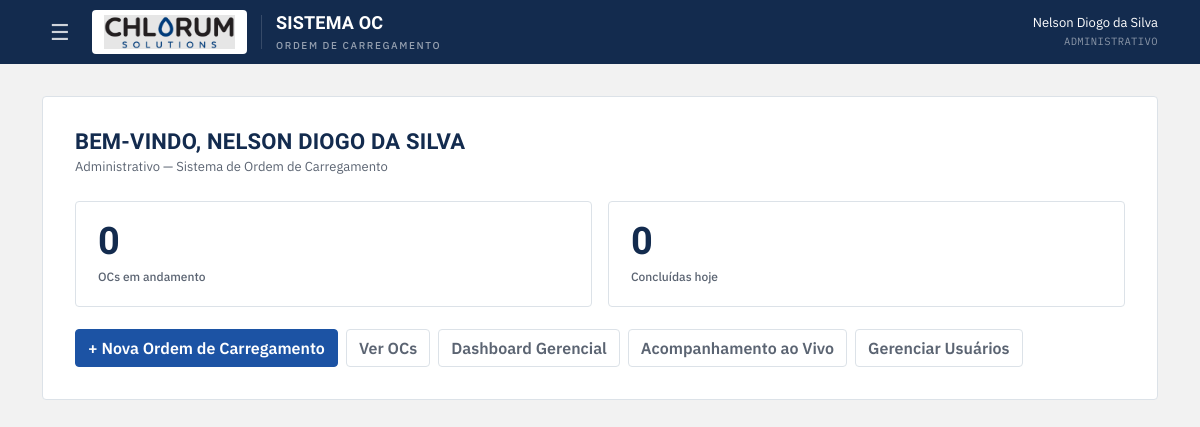
Page /dashboard (signed in) on the committed database.
### models.py (models this page shows)
class User(db.Model, UserMixin):
    id       = db.Column(db.Integer, primary_key=True)
    nome     = db.Column(db.String(100), nullable=False)
    email    = db.Column(db.String(100), unique=True, nullable=False)
    senha    = db.Column(db.String(200), nullable=False)
    area     = db.Column(db.String(50))
    is_admin = db.Column(db.Boolean, default=False, nullable=False)

### blueprints/auth.py (the view)
@bp.route('/dashboard')
@login_required
def dashboard():
    from datetime import datetime
    from models import OrdemCarregamento
    from helpers import _pendencias_usuario
    em_andamento = OrdemCarregamento.query.filter_by(
        status='em_andamento', excluida=False).count()
    pendencias = _pendencias_usuario()
    hoje = datetime.utcnow().date()
    concluidas_hoje = 0
    for oc in OrdemCarregamento.query.filter_by(status='concluida', excluida=False).all():
        e120 = next((e for e in oc.etapas if e.codigo_etapa == '120'), None)
        if e120 and e120.fim and e120.fim.date() == hoje:
            concluidas_hoje += 1
    return render_template('dashboard.html',
                           em_andamento=em_andamento,
                           pendencias=pendencias,
                           concluidas_hoje=concluidas_hoje)

### app.py (called while the page is built)
@login_manager.user_loader
def load_user(user_id):
    return User.query.get(int(user_id))

### helpers.py (called while the page is built, shortened)
def _pendencias_usuario():
    from models import OrdemCarregamento
    if current_user.is_admin: return []

### templates/dashboard.html (shortened to what this page needs)
{% extends "base.html" %}
{% block content %}
<h2 style="font-size: 22px; margin-bottom: 2px;">Bem-vindo, {{ current_user.nome or current_user.email }}</h2>
<p style="font-size: 13px; color: var(--muted); margin: 0 0 24px;">{{ current_user.area }} — Sistema de Ordem de Carregamento</p>
<div class="painel-stat-grid">
    <div class="painel-stat-tile">
        <div class="painel-stat-value">{{ em_andamento }}</div>
        <div class="painel-stat-label">OCs em andamento</div>
    </div>
    <div class="painel-stat-tile">
        <div class="painel-stat-value">{{ concluidas_hoje }}</div>
        <div class="painel-stat-label">Concluídas hoje</div>
    </div>
</div>
<div class="d-flex flex-wrap gap-2">
    <a href="/oc/nova" class="btn btn-primary">
        + Nova Ordem de Carregamento
    </a>
    <a href="/ocs" class="btn btn-outline-secondary">
        Ver OCs
    </a>
    <a href="/dashboard/gerencial" class="btn btn-outline-secondary">
        Dashboard Gerencial
    </a>
    <a href="/acompanhamento" class="btn btn-outline-secondary">
        Acompanhamento ao Vivo
    </a>
    {% if current_user.is_admin %}
    <a href="/admin/usuarios" class="btn btn-outline-secondary">
        Gerenciar Usuários
    </a>
    {% endif %}
</div>
{% endblock %}

### templates/base.html (shortened to what this page needs)
<!DOCTYPE html>
<html lang="pt-br">
<head>
    <link rel="stylesheet" href="{{ url_for('static', filename='css/bootstrap.min.css') }}">
    <link href="https://cdn.jsdelivr.net/npm/tom-select/dist/css/tom-select.css" rel="stylesheet">
</head>
<body>
<div class="topo">
    <div class="container">
        <div class="topo-inner">
            {% if current_user and current_user.is_authenticated %}
            <button class="btn-menu" onclick="abrirMenu()" aria-label="Abrir menu">☰</button>
            {% endif %}
            <div class="topo-logo-wrap">
                <img src="{{ url_for('static', filename='img/chlorum-solutions.png') }}"
                     class="topo-logo" alt="Chlorum Solutions">
            </div>
            <div class="topo-textos">
                <h1>Sistema OC</h1>
                <small>Ordem de Carregamento</small>
            </div>
            {% if current_user and current_user.is_authenticated %}
            <div class="topo-usuario">
                {{ current_user.nome }}<br>
                <span>{{ current_user.area }}</span>
            </div>
            {% endif %}
        </div>
    </div>
</div>
<div class="container">
    <div class="container-box">
        {% block content %}{% endblock %}
    </div>
</div>
</body>
</html>

### templates/base.html (style rules this page uses)
:root { --ink: #231F20; --chlorum: #1C53A4; --deep: #132B4E; --sky: #68B3E3; --fog: #F2F2F2; --paper: #FFFFFF; --good: #2F7A52; --warn: #B4762A; --danger: #A23B33; --border: #DCE2E8; --muted: #5B6472; --font-display: 'Big Shoulders Display', sans-serif; --font-body: 'IBM Plex Sans', sans-serif; --font-mono: 'IBM Plex Mono', monospace; --cor-primaria: var(--chlorum); --cor-primaria-hover: var(--deep); }
body { background-color: var(--fog); font-family: var(--font-body); color: var(--ink); }
a { color: var(--chlorum); }
h1, h2, h3, h4, h5 { font-family: var(--font-display); font-weight: 800; text-transform: uppercase; letter-spacing: .01em; color: var(--deep); }
.btn, .card, .form-control, .form-select, .badge, .alert { border-radius: 4px; }
.btn { font-weight: 600; }
.btn-primary { background-color: var(--chlorum); border-color: var(--chlorum); }
.btn-outline-secondary { color: var(--muted); border-color: var(--border); }
.topo { background-color: var(--deep); color: white; padding: 0; margin-bottom: 32px; }
.topo-inner { display: flex; align-items: center; gap: 14px; padding: 10px 0; }
.topo-logo-wrap { background: var(--paper); border-radius: 4px; padding: 5px 12px; display: flex; align-items: center; flex-shrink: 0; }
.topo-logo { height: 34px; width: auto; object-fit: contain; display: block; }
.topo-textos { line-height: 1.15; }
.topo-textos h1 { margin: 0; font-size: 18px; font-weight: 800; color: white; font-family: var(--font-display); text-transform: uppercase; letter-spacing: .01em; }
.topo-textos small { font-size: 10px; opacity: .55; color: white; letter-spacing: 1.6px; text-transform: uppercase; font-family: var(--font-body); font-weight: 500; }
.topo-usuario { margin-left: auto; font-size: 13px; text-align: right; line-height: 1.4; color: white; }
.topo-usuario span { font-size: 10.5px; opacity: .5; font-family: var(--font-mono); text-transform: uppercase; letter-spacing: .04em; }
.btn-menu { background: none; border: none; color: rgba(255,255,255,.8); font-size: 22px; line-height: 1; cursor: pointer; padding: 4px 8px; border-radius: 4px; transition: background .15s, color .15s; flex-shrink: 0; }
.container-box { background: var(--paper); padding: 32px; border-radius: 4px; border: 1px solid var(--border); }

### templates/dashboard.html (style rules this page uses)
.painel-stat-grid { display: grid; grid-template-columns: repeat(auto-fit, minmax(180px,1fr)); gap: 16px; margin-bottom: 22px; }
.painel-stat-tile { background: var(--paper); border: 1px solid var(--border); border-radius: 4px; padding: 20px 22px; }
.painel-stat-value { font-family: var(--font-display); font-weight: 900; font-size: 38px; color: var(--deep); line-height: 1; font-variant-numeric: tabular-nums; }
.painel-stat-label { font-size: 12px; color: var(--muted); margin-top: 8px; font-weight: 500; }

### rows in the picture
User: nome "Nelson Diogo da Silva", area "ADMINISTRATIVO", nome "NELSON DIOGO DA SILVA", area "Administrativo"

### other values in the picture
{{ em_andamento }} "0"
{{ concluidas_hoje }} "0"
